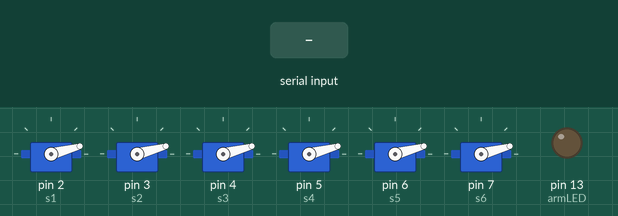
Simulated run of this sketch. Board: Arduino Mega 2560, built with avr-gcc and run on an emulated ATmega2560. Shown: 6 × servo, output pins drawn as LEDs (lit = HIGH). Inputs (shaded band) come from the test bench. What the sketch prints to the serial monitor is not drawn.

Above: at 1.2 s.
1.3 s: "{}" received over Serial
At 2.4 s:
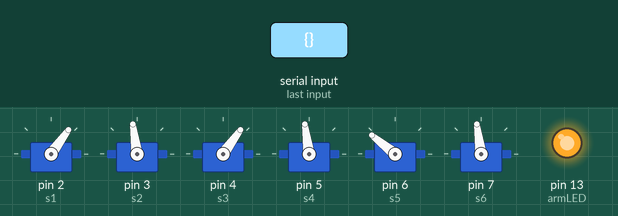
2.8 s: "#}" received over Serial
At 3.4 s:
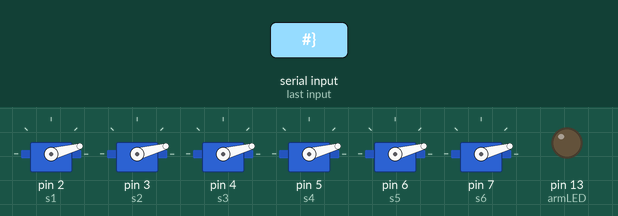
Timing chart, 0 to 5.8 s (numbered marks = the images above; inputs shaded):
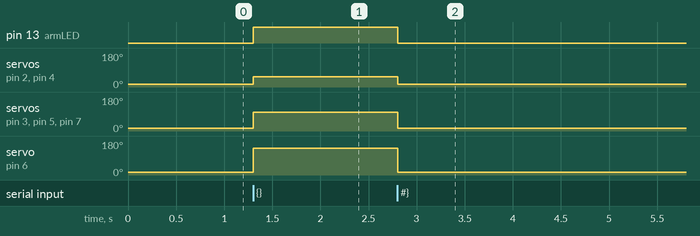

Measured:
- after the input at 1.3 s, pin 13 (armLED): LOW → HIGH at once; servo on pin 2 (s1), servo on pin 4 (s3): 15° → 54° at once; servo on pin 3 (s2), servo on pin 5 (s4), servo on pin 7 (s6): 15° → 98° at once; servo on pin 6 (s5): 15° → 141° at once
- after the input at 2.8 s, pin 13 (armLED): HIGH → LOW at once; servo on pin 2 (s1), servo on pin 4 (s3): 54° → 15° at once; servo on pin 3 (s2), servo on pin 5 (s4), servo on pin 7 (s6): 98° → 15° at once; servo on pin 6 (s5): 141° → 15° at once

The sketch:

Pixhawkmock1.ino
```cpp
/*
 *      Arduino Mega Server for Non-Parallel Hexarotor Pure Force/Torque Control
 *
 *      written by: Jameson Lee, UNLV Mech. Eng. Intelligent Structures and Control Lab
 *      last edit: 4/12/2017
 *
 * This code serves as server side controller for an Arduino Mega for control of a non-parallel
 * Hexarotor. The Motor mapping is for a 30 deg cant (rot 1 is negative x cant rot. CCW omega)
 * replace with  custom preinverted quadrants as needed (mot_map_quadi[9] is the Left/Right Up/Down
 * order of quadrants for the 6x6 inverse motor mapping. The code recieves force/torque messages out
 * of 0-100, 50 being neutral for desired force torque. ex. {50,50,50,50,50,50} is a full message.
 * The controller automatically arms when a message is sent, of this form, however,
 * the platform disarms when a # is read.
 */

#include <Servo.h>

//Servo pin defines
#define s1 2
#define s2 3
#define s3 4
#define s4 5
#define s5 6
#define s6 7

#define armLED 13       // Indicator for Arm state
#define om_scale 16.5   // scale the square omega valued for mapping to PWM (us)

// Initialize servo objects
Servo S1;
Servo S2;
Servo S3;
Servo S4;
Servo S5;
Servo S6;

String buff;    // global string buffer for messages

// preinverted motor mapping for non-parallel hexarotor
float mot_map_quad1[9] = { 0.1667, 0.2500, 0.1667,-0.3333,0.0, 0.1667, 0.1667,-0.2500, 0.1667};
float mot_map_quad2[9] = { 0.1667, 0.2500, 0.1667, 0.3333,0.0,-0.1667, 0.1667,-0.2500, 0.1667};
float mot_map_quad3[9] = { 0.1667, 0.2500, 0.1667,-0.3333,0.0, 0.1667, 0.1667,-0.2500, 0.1667};
float mot_map_quad4[9] = {-0.1667,-0.2500,-0.1667,-0.3333,0.0, 0.1667,-0.1667, 0.2500,-0.1667};

float om[6] = {0,0,0,0,0,0};    // rotor effort to ESC in (us) PWM signal
float F[3] = {0,0,0};           // Desired Force XYZ
float T[3] = {0,0,0};           // Desired Torque XYZ
bool arm = false;               // arm state

void setup(){
  S1.attach(s1);                // attach servo 1 to pin
  S2.attach(s2);                // attach servo 2 to pin
  S3.attach(s3);                // attach servo 3 to pin
  S4.attach(s4);                // attach servo 4 to pin
  S5.attach(s5);                // attach servo 5 to pin
  S6.attach(s6);                // attach servo 6 to pin
  pinMode(armLED, OUTPUT);      // arm state indicator pin
  Serial.begin(9600);           // begin Serial commuinication
  Serial.println('a');          // flag serial to indicate server up
}
void getSerialData(){
  char a;                       // check char on serial
  if(Serial.available() > 0){   // look for available data on serial
    a = Serial.read();          // set char check from available data
    if(a == '{'){               // if { then message begin for armed, begin F/T update and servo write
      arm = true;                                     // because { message recieved arm state set to true
      buff = Serial.readStringUntil('}');             // we expect a message until } read into buffer
      int v[7] = {-1,0,0,0,0,0,buff.length()};        // vector with index of each comma deliminator of message
      int k = 0;                                      // counter for comma check
      for(int i = 0;i < buff.length(); i++){          // check every index of the message for commas
        if(buff[i] == ','){                           // if you find one
          v[k + 1] = i;                               // set the k + 1 element of v to the comma index
          k++;                                        // increment k
        }
      }
      for(int i = 0;i < 6;i++){                               // begin filling in F/T data as int from String message
        int buff_ = 0;                                        // place holder for each individual number
        for(int k = v[i] + 1; k < v[i + 1]; k++){             // iterate the length from just after a comma to just before the next
          int a = (buff[k] - '0')*pow(10,v[i + 1] - k - 1);   // interpret char as DEC from ASCII and add the numbers
          if(buff[k] != '0') buff_ = buff_ + a;               // if you arent adding 0 go ahead and add to buff_
        }
        if(i < 3){
          F[i] = float(buff_) - 50.0;                         // for the first 3 data points fill Force vector, offset for negatives
        }
        else{
          T[i - 3] = float(buff_) - 50.0;                     // for the last 3 data points fill Torque vector, offset for negatives
        }
        F[2] = F[2];
        if(F[2] < 0) F[2] = 0;                                // Force we can set as positive only
      }
    }                                 // At the end of this conditional a == '{' we have set all desired force torques (-50) <-> (+50)
                                      // except thrust which is now (0) <-> (+50). Equivalent to PX4 and ArduPilot (-1) <-> (1) and (0) <-> (1)
                                      // controller effort
    else if(a == '#') arm = false;    // This is the alternative Conditional in which a '#' was read, then simply set state to disarmed.
  }
}               // end message recieve function

void loop() {                       // begin main loop

  getSerialData();                  // at this point F/T is set along with arm state
  digitalWrite(armLED,arm);         // set indicator LED for arm state

  for(int i = 0; i < 6; i++){
    om[i] = 0;                      // clear PWM vector
  }
  if(arm == true){                  // if armed then F/T is set..
    for(int i = 0; i < 3; i++){     // set all 6 rotors based on desired F/T and motor mapping
      om[0] = om[0] + (mot_map_quad1[i]*F[i] + mot_map_quad2[i]*T[i]);
      om[1] = om[1] + (mot_map_quad1[i + 3]*F[i] + mot_map_quad2[i + 3]*T[i]);
      om[2] = om[2] + (mot_map_quad1[i + 6]*F[i] + mot_map_quad2[i + 6]*T[i]);
      om[3] = om[3] + (mot_map_quad3[i]*F[i] + mot_map_quad4[i]*T[i]);
      om[4] = om[4] + (mot_map_quad3[i + 3]*F[i] + mot_map_quad4[i + 3]*T[i]);
      om[5] = om[5] + (mot_map_quad3[i + 6]*F[i] + mot_map_quad4[i + 6]*T[i]);
    }
    for(int i = 0; i < 6; i++){     // constrain and map from rotor effort to (us) PWM value
      om[i] = map(constrain(om[i],0,om_scale),0,om_scale,1100,2000);
    }
  }
  else{                             // if not armed/ F/T is irrelevant, and write out disarmed PWM value in (us)
    for(int i = 0; i < 6; i++){
      om[i] = 700;
    }
  }
  S1.writeMicroseconds(int(om[0]));                  // sets the servo position
  S2.writeMicroseconds(int(om[1]));                  // sets the servo position
  S3.writeMicroseconds(int(om[2]));                  // sets the servo position
  S4.writeMicroseconds(int(om[3]));                  // sets the servo position
  S5.writeMicroseconds(int(om[4]));                  // sets the servo position
  S6.writeMicroseconds(int(om[5]));                  // sets the servo position
}
```
